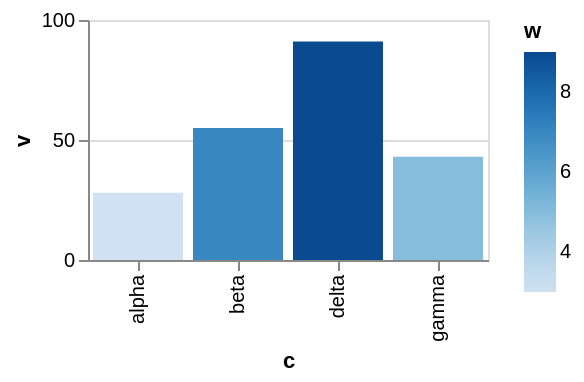

Specify this chart in Vega-Lite:
### Vega-Lite specification from a JSON file in a GitHub repository (floating-point values rounded to 4 significant figures)
{"$schema": "https://vega.github.io/schema/vega-lite/v6.json", "width": 200, "height": 120, "data": {"values": [{"c": "alpha", "v": 28, "w": 3, "t": "2024-01-07"}, {"c": "beta", "v": 55, "w": 7, "t": "2024-03-19"}, {"c": "gamma", "v": 43, "w": 5, "t": "2024-06-02"}, {"c": "delta", "v": 91, "w": 9, "t": "2024-09-11"}]}, "mark": "bar", "encoding": {"x": {"field": "c", "type": "nominal"}, "y": {"field": "v", "type": "quantitative"}, "color": {"field": "w", "type": "quantitative", "legend": {"strokeColor": "white"}}}}
